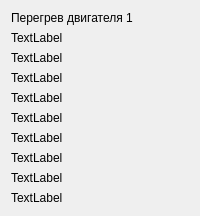
      <widget class="QWidget" name="tab_15">
       <attribute name="title">
        <string>ППЗ</string>
       </attribute>
       <layout class="QVBoxLayout" name="verticalLayout">
        <item>
         <widget class="QLabel" name="peregrevDv1">
          <property name="text">
           <string>Перегрев двигателя 1</string>
          </property>
         </widget>
        </item>
        <item>
         <widget class="QLabel" name="peregrevDv2">
          <property name="text">
           <string>TextLabel</string>
          </property>
         </widget>
        </item>
        <item>
         <widget class="QLabel" name="peregrevDv3">
          <property name="text">
           <string>TextLabel</string>
          </property>
         </widget>
        </item>
        <item>
         <widget class="QLabel" name="peregrevDv4">
          <property name="text">
           <string>TextLabel</string>
          </property>
         </widget>
        </item>
        <item>
         <widget class="QLabel" name="ochered_1_razr">
          <property name="text">
           <string>TextLabel</string>
          </property>
         </widget>
        </item>
        <item>
         <widget class="QLabel" name="pozharDv1">
          <property name="text">
           <string>TextLabel</string>
          </property>
         </widget>
        </item>
        <item>
         <widget class="QLabel" name="pozharDv2">
          <property name="text">
           <string>TextLabel</string>
          </property>
         </widget>
        </item>
        <item>
         <widget class="QLabel" name="pozharDv3">
          <property name="text">
           <string>TextLabel</string>
          </property>
         </widget>
        </item>
        <item>
         <widget class="QLabel" name="pozharDv4">
          <property name="text">
           <string>TextLabel</string>
          </property>
         </widget>
        </item>
        <item>
         <widget class="QLabel" name="ocheredVsu">
          <property name="text">
           <string>TextLabel</string>
          </property>
         </widget>
        </item>
       </layout>
      </widget>
